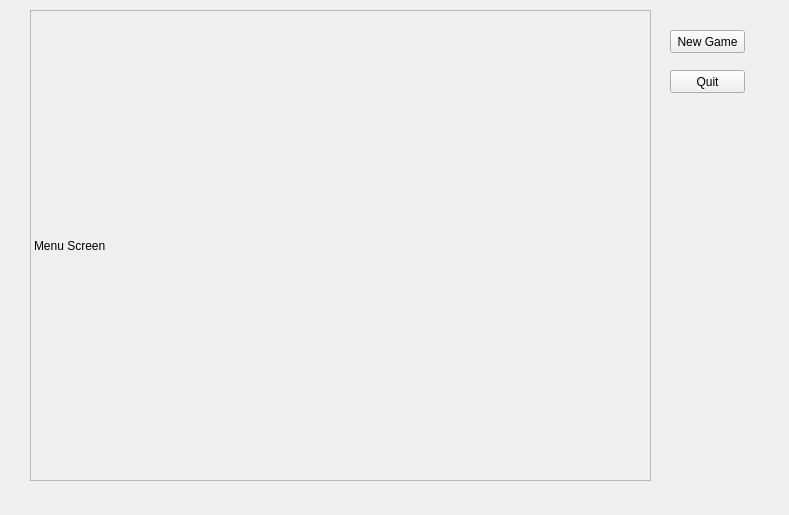
<?xml version="1.0" encoding="UTF-8"?>
<ui version="4.0">
 <class>BoardSample</class>
 <widget class="QWidget" name="BoardSample">
  <property name="geometry">
   <rect>
    <x>0</x>
    <y>0</y>
    <width>789</width>
    <height>515</height>
   </rect>
  </property>
  <property name="windowTitle">
   <string>Form</string>
  </property>
  <widget class="QLabel" name="label">
   <property name="geometry">
    <rect>
     <x>30</x>
     <y>10</y>
     <width>621</width>
     <height>471</height>
    </rect>
   </property>
   <property name="frameShape">
    <enum>QFrame::StyledPanel</enum>
   </property>
   <property name="frameShadow">
    <enum>QFrame::Sunken</enum>
   </property>
   <property name="lineWidth">
    <number>2</number>
   </property>
   <property name="midLineWidth">
    <number>1</number>
   </property>
   <property name="text">
    <string>Menu Screen</string>
   </property>
  </widget>
  <widget class="QPushButton" name="newGameButton">
   <property name="geometry">
    <rect>
     <x>670</x>
     <y>30</y>
     <width>75</width>
     <height>23</height>
    </rect>
   </property>
   <property name="text">
    <string>New Game</string>
   </property>
  </widget>
  <widget class="QPushButton" name="quitButton">
   <property name="geometry">
    <rect>
     <x>670</x>
     <y>70</y>
     <width>75</width>
     <height>23</height>
    </rect>
   </property>
   <property name="text">
    <string>Quit</string>
   </property>
  </widget>
 </widget>
 <resources/>
 <connections/>
</ui>
